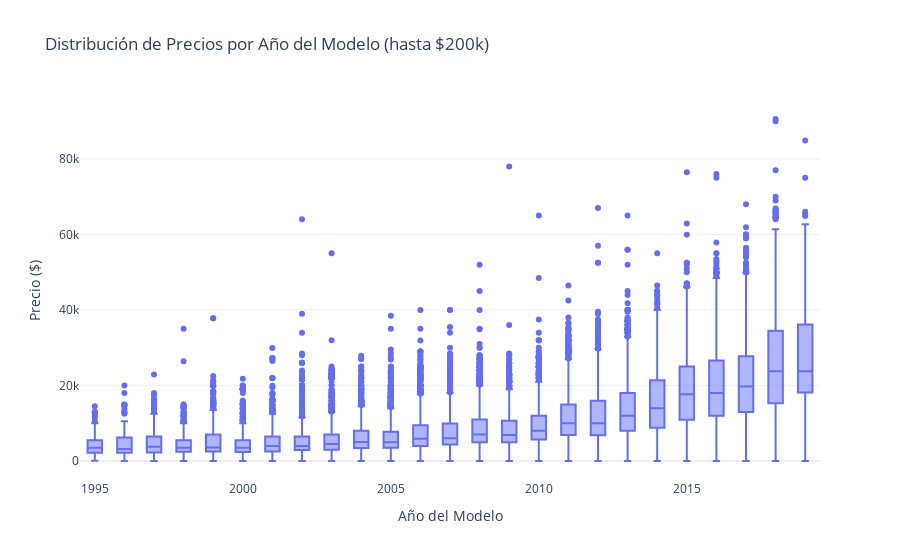

The code cell stored with this chart in its notebook:
### Code cell
# APLICAR FILTRO DE PRECIO:
# Se crea un nuevo DataFrame solo con precios menores o iguales a 100,000
df_sin_outliers = df_f[df_f['price'] <= 100000]


# Crear el gráfico de cajas con los datos ya filtrados
fig_boxplot_filtrado = px.box(df_sin_outliers, 
                              x="model_year", 
                              y="price", 
                              title="Distribución de Precios por Año del Modelo (hasta $200k)",
                              labels={"model_year": "Año del Modelo", "price": "Precio ($)"},
                              template="plotly_white")

# Mostrar el gráfico
fig_boxplot_filtrado.show()

### Figure 1 — Plotly figure (JSON) as saved in the notebook; plotly's stock layout.template omitted (floating-point values rounded to 4 significant figures; data arrays with more than 128 entries replaced by an {"elided": "..."} marker saying what was removed)
{"data": [{"alignmentgroup": "True", "hovertemplate": "Año del Modelo=%{x}<br>Precio ($)=%{y}<extra></extra>", "legendgroup": "", "marker": {"color": "#636efa"}, "name": "", "notched": false, "offsetgroup": "", "orientation": "v", "showlegend": false, "type": "box", "x": {"elided": "47063 float values"}, "x0": " ", "xaxis": "x", "y": {"elided": "47063 int values"}, "y0": " ", "yaxis": "y"}], "layout": {"boxmode": "group", "legend": {"tracegroupgap": 0}, "title": {"text": "Distribución de Precios por Año del Modelo (hasta $200k)"}, "xaxis": {"anchor": "y", "domain": [0, 1], "title": {"text": "Año del Modelo"}}, "yaxis": {"anchor": "x", "domain": [0, 1], "title": {"text": "Precio ($)"}}}}
